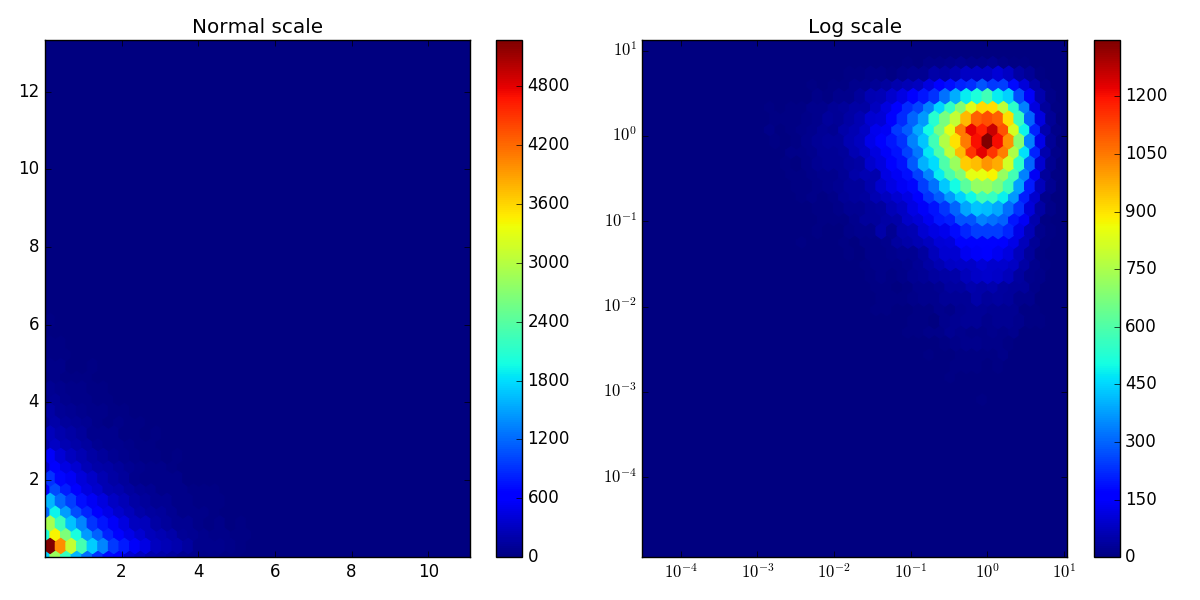

Python code for this plot:
#!/usr/bin/env python3
# -*- coding: utf-8 -*-

"""
Make a 2D histogram using a hexagonal binning and a logarithmic scale on X and Y axis
"""

import numpy as np
import matplotlib.pyplot as plt
from matplotlib.ticker import FuncFormatter

# MAKE DATA ###################################################################

x, y = np.random.exponential(size=(2, 100000))

# INIT FIGURE #################################################################

fig, (ax1, ax2) = plt.subplots(nrows=1, ncols=2, figsize=(12, 6))

# AX1 #########################################################################

im = ax1.hexbin(x, y, gridsize=40)
fig.colorbar(im, ax=ax1)

ax1.set_title("Normal scale")

# AX2 #########################################################################

x = np.log10(x)
y = np.log10(y)

im = ax2.hexbin(x, y, gridsize=40)
fig.colorbar(im, ax=ax2)

# Use "10^n" instead "n" as ticks label
func_formatter = lambda x, pos: r'$10^{{{}}}$'.format(int(x))
ax2.xaxis.set_major_formatter(FuncFormatter(func_formatter))
ax2.yaxis.set_major_formatter(FuncFormatter(func_formatter))

ax2.set_title("Log scale")

# SHOW AND SAVE FILE ##########################################################

plt.tight_layout()

plt.savefig("hist2d_hexa_logscale_xy.png")
plt.show()
